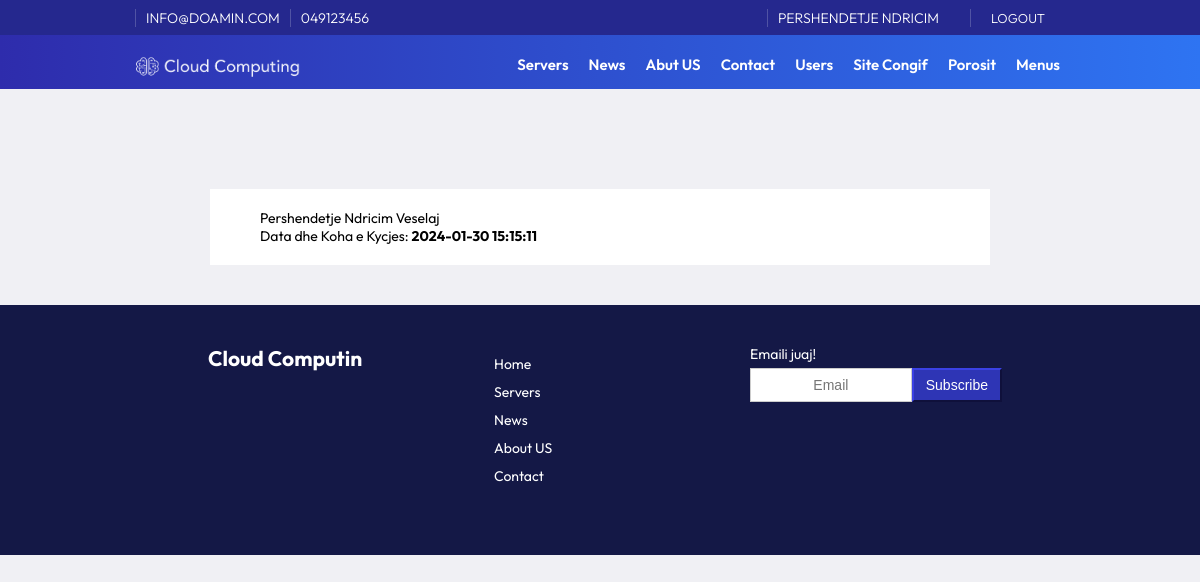
The page /admin/dashboard.php (signed in) on the database its author committed.
### tables this page shows
CREATE TABLE `configs` (
  `id` int(11) NOT NULL,
  `emri` varchar(255) NOT NULL,
  `vlera` text NOT NULL
);

CREATE TABLE `users` (
  `id` int(11) NOT NULL,
  `emri` varchar(255) NOT NULL,
  `mbiemri` varchar(255) NOT NULL,
  `username` varchar(255) NOT NULL,
  `password` varchar(255) NOT NULL,
  `email` varchar(255) NOT NULL,
  `role` varchar(50) NOT NULL,
  `kycja` text NOT NULL
);

CREATE TABLE `menu` (
  `id` int(11) NOT NULL,
  `Emri` varchar(255) NOT NULL,
  `vlera` varchar(255) NOT NULL,
  `renditja` int(11) NOT NULL,
  `autori` varchar(255) NOT NULL,
  `Data` datetime NOT NULL DEFAULT current_timestamp() ON UPDATE current_timestamp()
);

### assets/config/functions.php (called while the page is built, shortened)
<?php
include_once 'config.php';
class SiteConfigs {
    private $db;
    public function __construct($db) {
        $this->db = $db;
    }
    public function readConfig($emri) {
        $defaultValue = 'Not Available';
        $query = "SELECT vlera FROM configs WHERE emri = '$emri' LIMIT 1";
        $result = $this->db->conn->query($query);
        if ($result->num_rows > 0) {
            $configs = $result->fetch_assoc();
            return $configs['vlera'];
        }
        return $defaultValue;
    }
}
?>

### assets/config/config.php (called while the page is built, shortened)
<?php
class Database {
    private $host = "localhost";
    private $username = "root";
    private $password = "";
    private $database = "CloudComputing";
    public function __construct() {
        $this->conn = new mysqli($this->host, $this->username, $this->password, $this->database);
    }
}
?>

### assets/config/user.php (called while the page is built, shortened)
<?php
class User {
    private $db;
    public function __construct($db) {
        $this->db = $db;
    }
    public function checkUserRole($id) {
        $query = "SELECT role FROM users WHERE id = $id";
        $result = $this->db->conn->query($query);
        if ($result->num_rows > 0) {
            $user = $result->fetch_assoc();
            return $user['role'];
        }
        return false;
    }
        public function readEmri($emri, $id) {
            $query = "SELECT $emri FROM users WHERE id = $id";
            $result = $this->db->conn->query($query);
            if ($result->num_rows > 0) {
                $user = $result->fetch_assoc();
                return $user[$emri];
            }
            return false;
        }
}
?>

### assets/config/menu.php (called while the page is built, shortened)
<?php
class Menu {
    private $db;
    public function __construct($db) {
        $this->db = $db;
    }
    public function readAllMenu() {
        $query = "SELECT * FROM menu ORDER BY renditja ASC";
        $result = $this->db->conn->query($query);
        return $result->fetch_all(MYSQLI_ASSOC);
    }
}
?>

### admin/dashboard.php (the view, shortened to what this page needs)
<?php
include_once '../assets/config/config.php';
include_once '../assets/config/functions.php';
include_once '../assets/config/servers.php';
include_once '../assets/config/menu.php';
include_once '../assets/config/user.php';
$db = new Database();
$configs = new SiteConfigs($db);
?>
<!DOCTYPE html>
<html lang="en">
<head>
    <link rel="stylesheet" href="../assets/css/style.css">
    <link rel="stylesheet" href="https://cdnjs.cloudflare.com/ajax/libs/font-awesome/4.7.0/css/font-awesome.min.css">
</head>
<body>
    <div class="container front-page">
        <?php include "header.php" ?>
        <div class="articels width65">
            <div class="table-wrapper">
            Pershendetje <?php echo $user->readEmri('emri',$user_id) ." ". $user->readEmri('mbiemri',$user_id) ."<br> Data dhe Koha e Kycjes: <b>" . $user->readEmri('kycja',$user_id) . "</b>"; ?>
            </div>
        </div>
        <?php include "../footer.php" ?>
    </div>
</body>
</html>

### admin/header.php (shortened to what this page needs)
<?php
$db = new Database();
$menu = new Menu($db);
$allMenu = $menu->readAllMenu();
if (isset($_SESSION['user_id'])) {
$user = new User($db);
} else {
};
?>
   <header>
            <div class="topnav">
                <div class="container width80">
                    <div class="topnavl">
                        <div class="topbarw">
                            <p><?php echo $configs->readConfig('email');?></p><p><?php echo $configs->readConfig('telefoni');?></p>
                        </div>
                    </div>
                    <div class="topnavr">
                        <div class="topbarw">
                                <?php
                                    if (isset($_SESSION['user_id'])) {
                                        $user_id = $_SESSION['user_id'];
                                        $user_role = $user->checkUserRole($user_id);
                                        $emri = '<p>Pershendetje ' .$user->readEmri('emri',$user_id) .'<p>';
                                        $logout = '<p><a href="' . $configs->readConfig('url') . '/logout.php">Logout</a></p>';
                                        if ($user_role === 'admin') {
                                            echo $emri ;
                                            echo $logout;
                                        } elseif ($user_role === 'user') {
                                            echo $emri ;
                                            echo $logout;
                                        } else {
                                            echo '<p><a href="' . $configs->readConfig('url') . '/login.php">Login</a></p>';
                                            echo '<p><a href="' . $configs->readConfig('url') . '/login.php">Register</a></p>';
                                        }
                                    }else {
                                        echo '<p><a href="' . $configs->readConfig('url') . '/login.php">Login</a></p>';
                                        echo '<p><a href="' . $configs->readConfig('url') . '/login.php">Register</a></p>';
                                    }
                                ?>
                        </div>
                    </div>
                </div>
            </div>
            <div class="width80">
                <div class="logo"><a href="<?php echo $configs->readConfig('url'); ?>"><img src="<?php echo $configs->readConfig('imgurl');?>/logow.png" /></a></div>
                <div class="nav" id="navid">
                    <ul>
                        <?php
                            if (isset($_SESSION['user_id'])) {
                                $user_id = $_SESSION['user_id'];
                                $user_role = $user->checkUserRole($user_id);
                                if ($user_role === 'admin') {
                                echo '<li><a href="'. $configs->readConfig('url').'admin/servers.php">Servers</a></li>
                                <li><a href="'. $configs->readConfig('url').'admin/news.php">News</a></li>
                                <li><a href="'. $configs->readConfig('url').'admin/faqet.php">Abut US</a></li>
                                <li><a href="'. $configs->readConfig('url').'admin/contacts.php">Contact</a></li>
                                <li><a href="'. $configs->readConfig('url').'admin/users.php">Users</a></li>
                                <li><a href="'. $configs->readConfig('url').'admin/siteconfig.php">Site Congif</a></li>
                                <li><a href="'. $configs->readConfig('url').'admin/porosit.php">Porosit</a></li>
                                <li><a href="'. $configs->readConfig('url').'/admin/menu.php">Menus</a></li>
                                <a href="javascript:void(0);" class="icon" onclick="navrespons()">
                                <i class="fa fa-bars"></i>
                            </a>';
                                } else {
                                }
                            }
                        ?>
                    </ul>
                </div>
            </div>
        </header>

### footer.php (shortened to what this page needs)
<footer>
    <div class="footeri width80">
        <div class="footerleft">
            <h2><a href="<?php echo $configs->readConfig('url'); ?>">Cloud Computin</a></h2>
        </div>
        <div class="footercenter">
            <ul>
                <?php foreach ($allMenu as $menu): ?>
                    <li><a href="<?php echo $configs->readConfig('url'); echo $menu['vlera']; ?>"><?php echo $menu['Emri']; ?></a></li>
                <?php endforeach; ?>
            </ul>
        </div>
        <div class="footerright">
            <p>Emaili juaj!</p>
            <div class="subs">
                <input class="form-control btn flex" type="email" placeholder="Email">
                <button class="btn btn-mir flex1">Subscribe</button>
            </div>
        </div>
    </div>
</footer>

### assets/css/style.css (style rules this page uses)
*, *:before, *:after { margin: 0; padding: 0; box-sizing: border-box; --title-font: "Outfit", Helvetica, Arial, sans-serif; --body-font: "Outfit", Helvetica, Arial, sans-serif; }
body, html { font-size: 14px; width: 100%; height: 100%; background: #F0F0F4; }
ul li a, a, body, span, text { font-family: "Outfit", Helvetica, Arial, sans-serif; }
header ul > li { list-style: none; float: left; margin: 10px 10px auto; }
.container { margin: auto; width: 100%; }
.width80 { width: 80%; margin: auto; }
.width65 { width: 65%; margin: auto; }
header { background-image: linear-gradient(to right, #2E2CAC, #2E74F2); color: #fff; }
.topnav { margin: auto; height:35px; background-color: #25288e; padding: 5px 0 5px 0; }
.topnavl { float:left; }
.topnavr { float: right; }
.topbarw { font-size: 13px; display: flex; padding: 4px 15px; font-weight: 300; }
.topnav p { text-transform: uppercase; font-size: 14px; margin: auto; border-left: solid 1px rgba(255, 255, 255, .2); padding: 0 10px 0 10px; }
.topnavr a { text-decoration: none; color: #fff; font-size: 14px; padding: 0 10px 0 10px; }
.topnav span, .topnav a { text-transform: uppercase; font-size: 13px; margin: 5px auto; }
.logo { margin: 10px 0 0 0; }
.logo img { width: 200px; float: left; }
.nav { float: right; margin: 0 10px ; }
.nav li a { text-decoration: none; color: #fff; font-size:15px; font-weight: 600; }
.front-page { width: 100%; }
.articels { display: flex; flex-wrap: wrap; align-content: space-between; margin:auto; padding: 20px 50px 20px 50px; background-color: white; }
.form-control { display: block; width: 100%; height: 34px; padding: 6px 12px; font-size: 14px; border: 1px solid #ccc; }
.btn { font-size: 14px; font-weight: 400; text-align: center; border: 1px solid #000 transparent; padding: 6px 12px; margin: 5px auto 5px auto; box-shadow: none !important; display: block; }
.btn-mir { color: #fff; text-decoration:none; background-color: #2e35b5; border-color: #25298f; }
footer { height: auto; padding: 20px; background: #141846; margin: 40px 0 0 0; }
footer ul > li, footer a { list-style: none; margin: 10px 10px auto; text-decoration: none; color: #FFF; }
.footeri { display: flex; flex-wrap: wrap; justify-content: space-between; margin:auto; padding: 20px 50px 20px 50px; color: #fff; }
.footerleft, .footercenter, .footerright { width: 33%; flex-grow: 1; padding: 0 12px 0 12px; margin-bottom:30px; }
.subs { display: flex; flex-wrap: wrap; }
.flex { flex: 1; float: left; }
.flex1 { flex: 0; float: left; }
.table-wrapper { width: 100%; overflow-x: auto; }

### rows shown on the page
configs: vlera "INFO@DOAMIN.COM"
configs: vlera "049123456"
users: emri "NDRICIM", emri "Ndricim", mbiemri "Veselaj", kycja "2024-01-30 15:15:11"
configs: vlera (picture)
menu: Emri "Home"
menu: Emri "Servers"
menu: Emri "News"
menu: Emri "About US"
menu: Emri "Contact"
